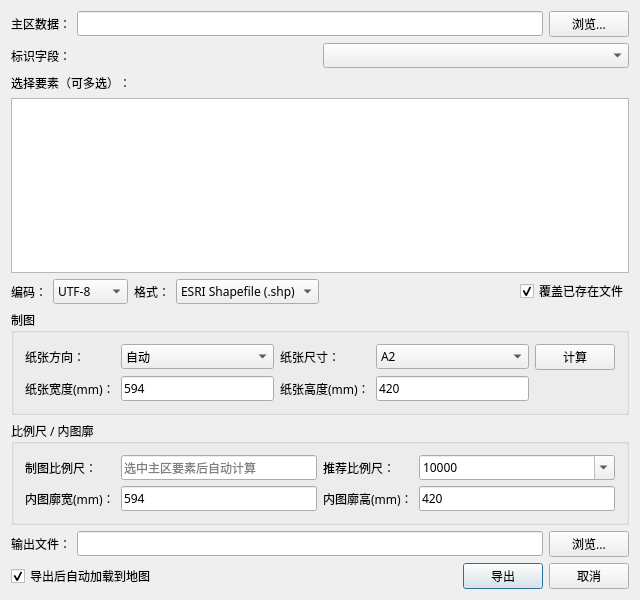
<?xml version="1.0" encoding="UTF-8"?>
<ui version="4.0">
 <class>SeMainAreaClipDialog</class>
 <widget class="QDialog" name="SeMainAreaClipDialog">
  <property name="font">
   <font>
    <family>微软雅黑</family>
    <pointsize>9</pointsize>
   </font>
  </property>
  <property name="geometry">
   <rect>
    <x>0</x>
    <y>0</y>
    <width>640</width>
    <height>600</height>
   </rect>
  </property>
  <property name="windowTitle">
   <string>按制图导出</string>
  </property>
  <layout class="QVBoxLayout" name="verticalLayout">
   <item>
    <layout class="QHBoxLayout" name="hLayout_mainArea">
     <item>
      <widget class="QLabel" name="label_mainArea">
       <property name="text">
        <string>主区数据：</string>
       </property>
      </widget>
     </item>
     <item>
      <widget class="QLineEdit" name="lineEdit_mainArea"/>
     </item>
     <item>
      <widget class="QPushButton" name="Button_BrowseMainArea">
       <property name="text">
        <string>浏览...</string>
       </property>
      </widget>
     </item>
    </layout>
   </item>
   <item>
    <layout class="QHBoxLayout" name="hLayout_field">
     <item>
      <widget class="QLabel" name="label_field">
       <property name="text">
        <string>标识字段：</string>
       </property>
      </widget>
     </item>
     <item>
      <widget class="QComboBox" name="comboBox_field"/>
     </item>
    </layout>
   </item>
   <item>
    <widget class="QLabel" name="label_features">
     <property name="text">
      <string>选择要素（可多选）：</string>
     </property>
    </widget>
   </item>
   <item>
    <widget class="QListWidget" name="listWidget_features">
     <property name="selectionMode">
      <enum>QAbstractItemView::ExtendedSelection</enum>
     </property>
    </widget>
   </item>
   <item>
    <layout class="QHBoxLayout" name="hLayout_encFmt">
     <item>
      <widget class="QLabel" name="label_encoding">
       <property name="text">
        <string>编码：</string>
       </property>
      </widget>
     </item>
     <item>
      <widget class="QComboBox" name="comboBox_encoding">
       <item>
        <property name="text">
         <string>UTF-8</string>
        </property>
       </item>
       <item>
        <property name="text">
         <string>GBK</string>
        </property>
       </item>
       <item>
        <property name="text">
         <string>GB2312</string>
        </property>
       </item>
      </widget>
     </item>
     <item>
      <widget class="QLabel" name="label_format">
       <property name="text">
        <string>格式：</string>
       </property>
      </widget>
     </item>
     <item>
      <widget class="QComboBox" name="comboBox_format">
       <item>
        <property name="text">
         <string>ESRI Shapefile (.shp)</string>
        </property>
       </item>
       <item>
        <property name="text">
         <string>GeoPackage (.gpkg)</string>
        </property>
       </item>
       <item>
        <property name="text">
         <string>GDB (.gdb)</string>
        </property>
       </item>
      </widget>
     </item>
     <item>
      <spacer name="horizontalSpacer_encFmt">
       <property name="orientation">
        <enum>Qt::Horizontal</enum>
       </property>
       <property name="sizeHint" stdset="0">
        <size>
         <width>40</width>
         <height>20</height>
        </size>
       </property>
      </spacer>
     </item>
     <item>
      <widget class="QCheckBox" name="checkBox_overwrite">
       <property name="text">
        <string>覆盖已存在文件</string>
       </property>
       <property name="checked">
        <bool>true</bool>
       </property>
      </widget>
     </item>
    </layout>
   </item>
   <item>
    <widget class="QGroupBox" name="groupBox_cartography">
     <property name="title">
      <string>制图</string>
     </property>
     <layout class="QGridLayout" name="gridLayout_cartography">
      <item row="0" column="0">
       <widget class="QLabel" name="label_orient">
        <property name="text">
         <string>纸张方向：</string>
        </property>
       </widget>
      </item>
      <item row="0" column="1">
       <widget class="QComboBox" name="comboBox_orient">
        <item>
         <property name="text">
          <string>自动</string>
         </property>
        </item>
        <item>
         <property name="text">
          <string>纵向</string>
         </property>
        </item>
        <item>
         <property name="text">
          <string>横向</string>
         </property>
        </item>
       </widget>
      </item>
      <item row="0" column="2">
       <widget class="QLabel" name="label_paperSize">
        <property name="text">
         <string>纸张尺寸：</string>
        </property>
       </widget>
      </item>
      <item row="0" column="3">
       <widget class="QComboBox" name="comboBox_paperSize">
        <property name="minimumSize">
         <size>
          <width>100</width>
          <height>0</height>
         </size>
        </property>
        <property name="toolTip">
         <string>选择常用纸张：A0~A4；选择"自定义"或直接修改纸张宽度/高度均可</string>
        </property>
        <item>
         <property name="text">
          <string>A0</string>
         </property>
        </item>
        <item>
         <property name="text">
          <string>A1</string>
         </property>
        </item>
        <item>
         <property name="text">
          <string>A2</string>
         </property>
        </item>
        <item>
         <property name="text">
          <string>A3</string>
         </property>
        </item>
        <item>
         <property name="text">
          <string>A4</string>
         </property>
        </item>
        <item>
         <property name="text">
          <string>自定义</string>
         </property>
        </item>
        <property name="currentIndex">
         <number>2</number>
        </property>
       </widget>
      </item>
      <item row="0" column="4">
       <widget class="QPushButton" name="Button_ComputeOrient">
        <property name="text">
         <string>计算</string>
        </property>
        <property name="toolTip">
         <string>根据主区范围自动确定纸张方向：宽 ≥ 高 → 横向；接近正方形（宽/高 ≥ 0.95）同样优先横向</string>
        </property>
       </widget>
      </item>
      <item row="1" column="0">
       <widget class="QLabel" name="label_paperW">
        <property name="text">
         <string>纸张宽度(mm)：</string>
        </property>
       </widget>
      </item>
      <item row="1" column="1">
       <widget class="QLineEdit" name="lineEdit_paperW">
        <property name="toolTip">
         <string>纸张宽度(mm)，选择 A0~A4 后自动填充，可手工编辑；变化时内图廓宽联动保持一致</string>
        </property>
        <property name="text">
         <string>594</string>
        </property>
       </widget>
      </item>
      <item row="1" column="2">
       <widget class="QLabel" name="label_paperH">
        <property name="text">
         <string>纸张高度(mm)：</string>
        </property>
       </widget>
      </item>
      <item row="1" column="3">
       <widget class="QLineEdit" name="lineEdit_paperH">
        <property name="toolTip">
         <string>纸张高度(mm)，选择 A0~A4 后自动填充，可手工编辑；变化时内图廓高联动保持一致</string>
        </property>
        <property name="text">
         <string>420</string>
        </property>
       </widget>
      </item>
     </layout>
    </widget>
   </item>
   <item>
    <widget class="QGroupBox" name="groupBox_scale">
     <property name="title">
      <string>比例尺 / 内图廓</string>
     </property>
     <layout class="QGridLayout" name="gridLayout_scale">
      <item row="0" column="0">
       <widget class="QLabel" name="label_cartScale">
        <property name="text">
         <string>制图比例尺：</string>
        </property>
       </widget>
      </item>
      <item row="0" column="1">
       <widget class="QLineEdit" name="lineEdit_cartScale">
        <property name="readOnly">
         <bool>true</bool>
        </property>
        <property name="toolTip">
         <string>主区范围经投影后的经线方向地面长度与纸张图上长度之比，随主区选择与纸张尺寸自动计算</string>
        </property>
        <property name="placeholderText">
         <string>选中主区要素后自动计算</string>
        </property>
       </widget>
      </item>
      <item row="0" column="2">
       <widget class="QLabel" name="label_standardScale">
        <property name="text">
         <string>推荐比例尺：</string>
        </property>
       </widget>
      </item>
      <item row="0" column="3">
       <widget class="QComboBox" name="comboBox_standardScale">
        <property name="editable">
         <bool>true</bool>
        </property>
        <property name="toolTip">
         <string>从常用比例尺中选择，也可直接输入比例尺分母（如 12000）</string>
        </property>
        <item>
         <property name="text">
          <string>500</string>
         </property>
        </item>
        <item>
         <property name="text">
          <string>1000</string>
         </property>
        </item>
        <item>
         <property name="text">
          <string>2000</string>
         </property>
        </item>
        <item>
         <property name="text">
          <string>2500</string>
         </property>
        </item>
        <item>
         <property name="text">
          <string>5000</string>
         </property>
        </item>
        <item>
         <property name="text">
          <string>10000</string>
         </property>
        </item>
        <item>
         <property name="text">
          <string>25000</string>
         </property>
        </item>
        <item>
         <property name="text">
          <string>50000</string>
         </property>
        </item>
        <item>
         <property name="text">
          <string>100000</string>
         </property>
        </item>
        <item>
         <property name="text">
          <string>200000</string>
         </property>
        </item>
        <item>
         <property name="text">
          <string>500000</string>
         </property>
        </item>
        <item>
         <property name="text">
          <string>1000000</string>
         </property>
        </item>
        <item>
         <property name="text">
          <string>2000000</string>
         </property>
        </item>
        <property name="currentIndex">
         <number>5</number>
        </property>
       </widget>
      </item>
      <item row="1" column="0">
       <widget class="QLabel" name="label_innerW">
        <property name="text">
         <string>内图廓宽(mm)：</string>
        </property>
       </widget>
      </item>
      <item row="1" column="1">
       <widget class="QLineEdit" name="lineEdit_innerW">
        <property name="toolTip">
         <string>内图廓宽，默认与纸张宽一致；切换纸张尺寸后自动联动</string>
        </property>
        <property name="text">
         <string>594</string>
        </property>
       </widget>
      </item>
      <item row="1" column="2">
       <widget class="QLabel" name="label_innerH">
        <property name="text">
         <string>内图廓高(mm)：</string>
        </property>
       </widget>
      </item>
      <item row="1" column="3">
       <widget class="QLineEdit" name="lineEdit_innerH">
        <property name="toolTip">
         <string>内图廓高，默认与纸张高一致；切换纸张尺寸后自动联动</string>
        </property>
        <property name="text">
         <string>420</string>
        </property>
       </widget>
      </item>
     </layout>
    </widget>
   </item>
   <item>
    <layout class="QHBoxLayout" name="hLayout_output">
     <item>
      <widget class="QLabel" name="label_output">
       <property name="text">
        <string>输出文件：</string>
       </property>
      </widget>
     </item>
     <item>
      <widget class="QLineEdit" name="lineEdit_output"/>
     </item>
     <item>
      <widget class="QPushButton" name="Button_BrowseOutput">
       <property name="text">
        <string>浏览...</string>
       </property>
      </widget>
     </item>
    </layout>
   </item>
   <item>
    <layout class="QHBoxLayout" name="hLayout_buttons">
     <item>
      <widget class="QCheckBox" name="checkBox_autoLoad">
       <property name="text">
        <string>导出后自动加载到地图</string>
       </property>
       <property name="checked">
        <bool>true</bool>
       </property>
      </widget>
     </item>
     <item>
      <spacer name="horizontalSpacer_buttons">
       <property name="orientation">
        <enum>Qt::Horizontal</enum>
       </property>
       <property name="sizeHint" stdset="0">
        <size>
         <width>40</width>
         <height>20</height>
        </size>
       </property>
      </spacer>
     </item>
     <item>
      <widget class="QPushButton" name="Button_Export">
       <property name="text">
        <string>导出</string>
       </property>
       <property name="default">
        <bool>true</bool>
       </property>
      </widget>
     </item>
     <item>
      <widget class="QPushButton" name="Button_Cancel">
       <property name="text">
        <string>取消</string>
       </property>
      </widget>
     </item>
    </layout>
   </item>
  </layout>
 </widget>
 <layoutdefault spacing="6" margin="11"/>
 <resources/>
 <connections/>
</ui>
